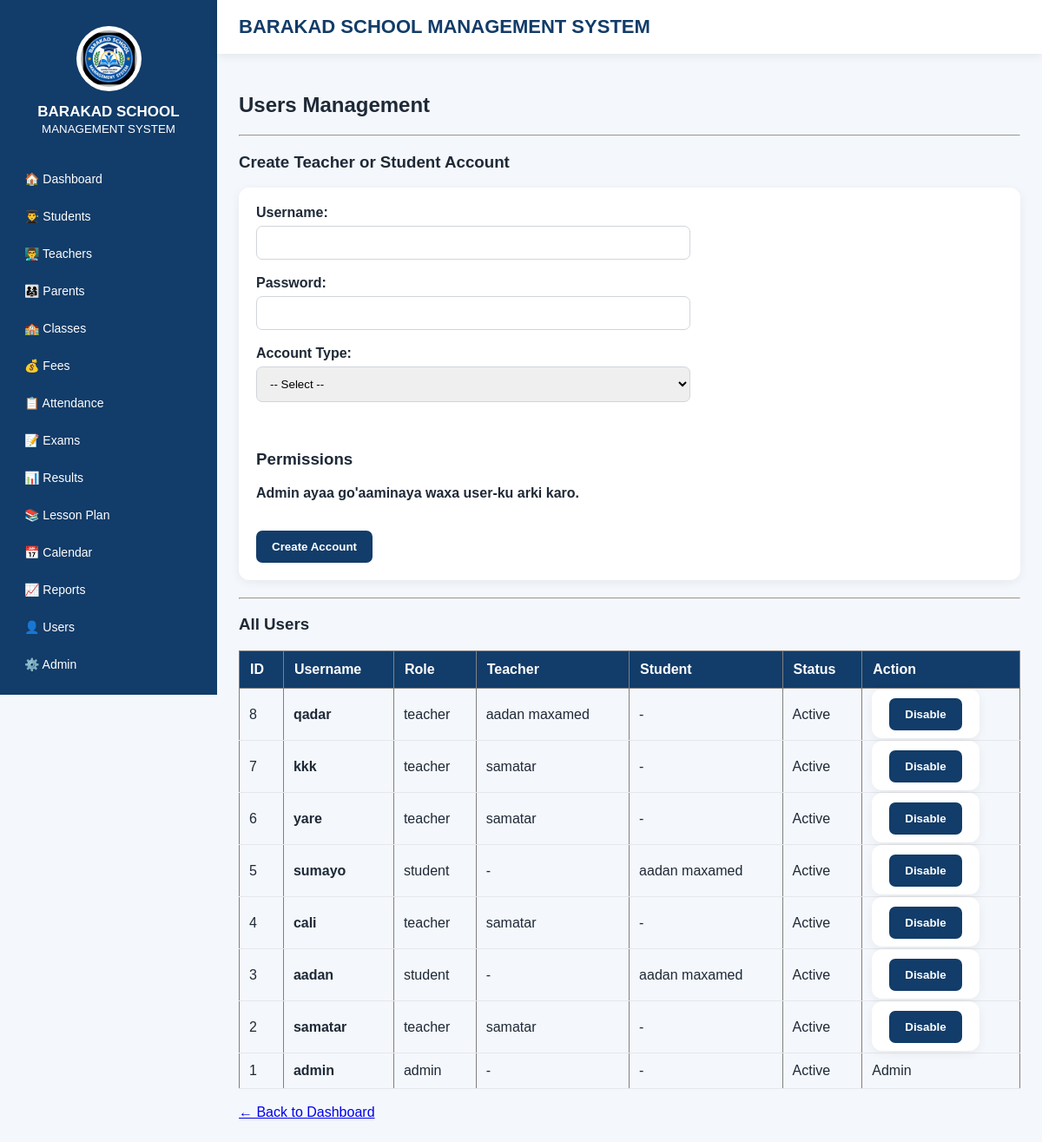
/users, run on an earlier commit of the app's database.
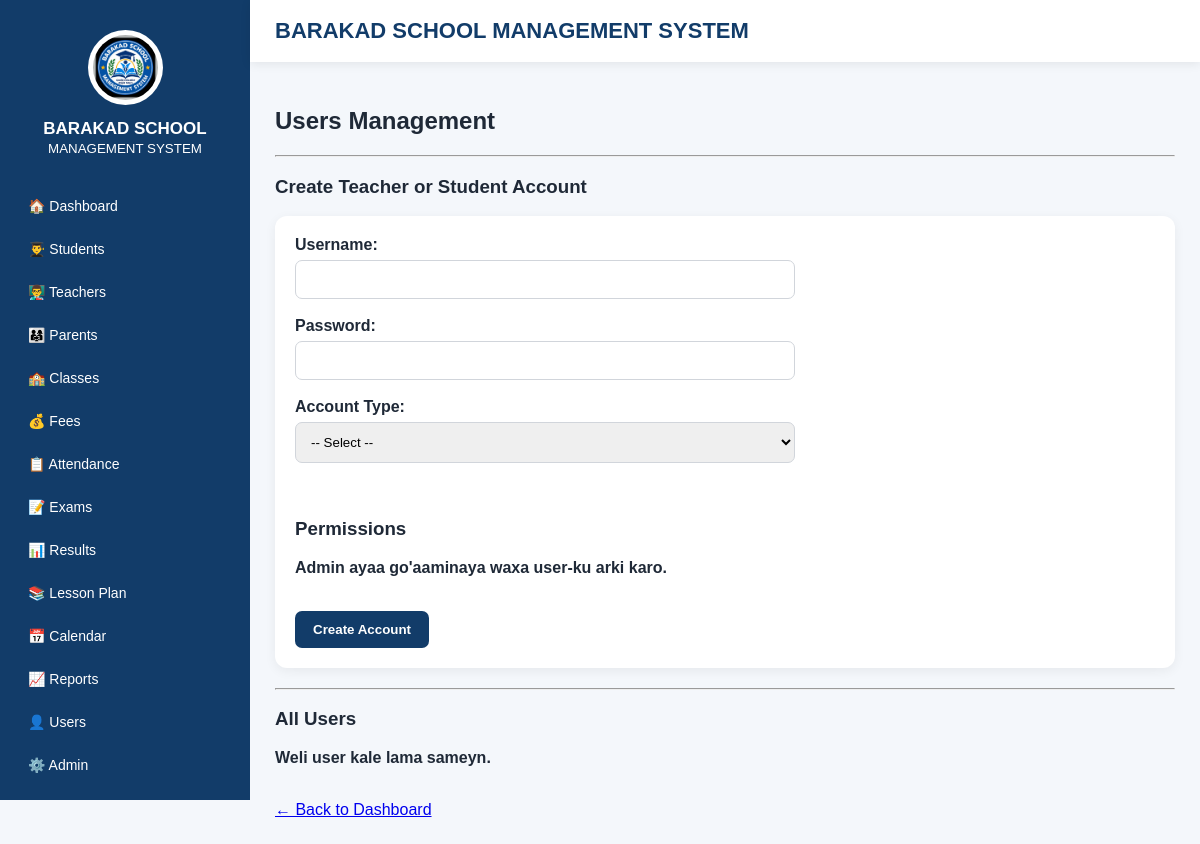
And on a later commit of the database.
### tables this page shows
CREATE TABLE users (
                id INTEGER PRIMARY KEY AUTOINCREMENT,
                username TEXT UNIQUE,
                password TEXT,
                role TEXT
            );

### app.py (the view)
@app.route("/users")
def users():
    db = get_db()
    users_list = db.execute("SELECT * FROM users ORDER BY id DESC").fetchall()
    db.close()
    return render_template("users.html", users=users_list)

### app.py (called while the page is built)
def get_db():
    db = sqlite3.connect(DATABASE)
    db.row_factory = sqlite3.Row
    return db

### templates/users.html (shortened to what this page needs)
{% extends "base.html" %}
{% block content %}
<h2>Users Management</h2>
<hr>
<h3>Create Teacher or Student Account</h3>
<form method="POST" action="/users/add">
    <label><strong>Username:</strong></label><br>
    <input type="text" name="username" required>
    <br><br>
    <label><strong>Password:</strong></label><br>
    <input type="password" name="password" required>
    <br><br>
    <label><strong>Account Type:</strong></label><br>
    <select name="role" id="role" onchange="changeAccountType()" required>
        <option value="">-- Select --</option>
    </select>
    <br><br>
    <br>
    <h3>Permissions</h3>
    <p><strong>Admin ayaa go'aaminaya waxa user-ku arki karo.</strong></p>
    <br>
    <button type="submit">Create Account</button>
</form>
<hr>
<h3>All Users</h3>
{% if users %}
<table border="1" cellpadding="8" cellspacing="0">
    <tr>
        <th>ID</th>
        <th>Username</th>
        <th>Role</th>
        <th>Teacher</th>
        <th>Student</th>
        <th>Status</th>
        <th>Action</th>
    </tr>
    {% for user in users %}
    <tr>
        <td>{{ user["id"] }}</td>
        <td>
            <strong>{{ user["username"] }}</strong>
        </td>
        <td>{{ user["role"] }}</td>
        <td>
            {{ user["teacher_name"] or "-" }}
        </td>
        <td>
            {{ user["student_name"] or "-" }}
        </td>
        <td>
            {% if user["active"] %}
                Active
            {% else %}
                Disabled
            {% endif %}
        </td>
        <td>
            {% if user["role"] != "admin" %}
            <form
                method="POST"
                action="/users/toggle/{{ user['id'] }}"
                style="display:inline;"
            >
                {% if user["active"] %}
                    <button type="submit">Disable</button>
                {% else %}
                    <button type="submit">Enable</button>
                {% endif %}
            </form>
            {% else %}
                Admin
            {% endif %}
        </td>
    </tr>
    {% endfor %}
</table>
{% else %}
<p><strong>Weli user kale lama sameyn.</strong></p>
{% endif %}
<br>
<a href="/dashboard">← Back to Dashboard</a>
{% endblock %}

What changed in the data, as far as the page shows it:
removed users: id "8", username "qadar", role "teacher", teacher_name "aadan maxamed", user "-", active "Active"
removed users: id "7", username "kkk", role "teacher", teacher_name "samatar", user "-", active "Active"
removed users: id "6", username "yare", role "teacher", teacher_name "samatar", user "-", active "Active"
removed users: id "5", username "sumayo", role "student", user "-", student_name "aadan maxamed", active "Active"
removed users: id "4", username "cali", role "teacher", teacher_name "samatar", user "-", active "Active"
removed users: id "3", username "aadan", role "student", user "-", student_name "aadan maxamed", active "Active"
removed users: id "2", username "samatar", role "teacher", teacher_name "samatar", user "-", active "Active"
removed users: id "1", username "admin", role "admin", user "-", active "Active", shows "Admin"
Also different on the page:
text no longer shown: "ID Username Role Teacher Student Status Action"
text now shown: "Weli user kale lama sameyn."
